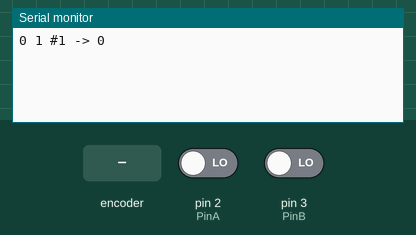
Recording of a sketch running on a simulated Arduino Uno, built with avr-gcc and run on an emulated ATmega328P. On the bench: the last lines printed to the serial monitor. The test bench sets the inputs (shaded band); at power-on: pin 2 (PinA) LOW, pin 3 (PinB) LOW.

Above: at 1.2 s.
1.3 s: rotary encoder on pin 2 (PinA) / pin 3 (PinB) turned 1 step (first pin leading)
At 1.7 s:
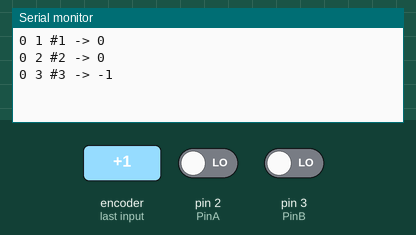
3.0 s: rotary encoder on pin 2 (PinA) / pin 3 (PinB) turned 1 step (first pin leading)
At 4.3 s:
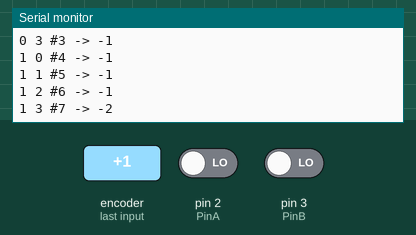
Timing chart, 0 to 6.0 s (numbered marks = the images above; inputs shaded):
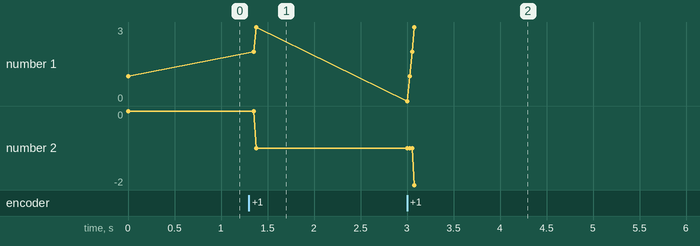

The sketch:

RotaryTest.ino
```cpp
#include "RotaryEncoder.h"

const int PinA = 2;
const int PinB = 3;

CRotaryEncoder Encoder;
int PrevChangeCount;

void setup()
{
  Encoder.Begin(PinA, PinB);
  Serial.begin(115200);
  PrevChangeCount = 0;
}

void PrintState()
{
  Serial.print((Encoder.GetRotaryHistory()/4)%4);
  Serial.print(" ");
  Serial.print(Encoder.GetRotaryHistory()%4);
  Serial.print(" #");
  Serial.print(Encoder.GetChangeCount());
  Serial.print(" -> ");
  Serial.println(Encoder.GetPosition());
}

void loop()
{
  Encoder.Read();

  if(PrevChangeCount != Encoder.GetChangeCount())
  {
    PrevChangeCount = Encoder.GetChangeCount();
    PrintState();
  }
  delay(5);//will this prevent proper operation?
  // 10 mSec will sometimes cause skips
  // 5 mSec or below will give good performance
  // read more often => better performance
}
```

Measured:
- after the input at 1.3 s, the serial monitor: prints a new line after 0.05 s (image 1)
- after the input at 3.0 s, the serial monitor: prints a new line at once (image 2)
- plotted number 1: 1 → 3 after the input at 1.3 s
- plotted number 2: 0 → -1 after the input at 1.3 s, -1 → -2 after the input at 3.0 s
